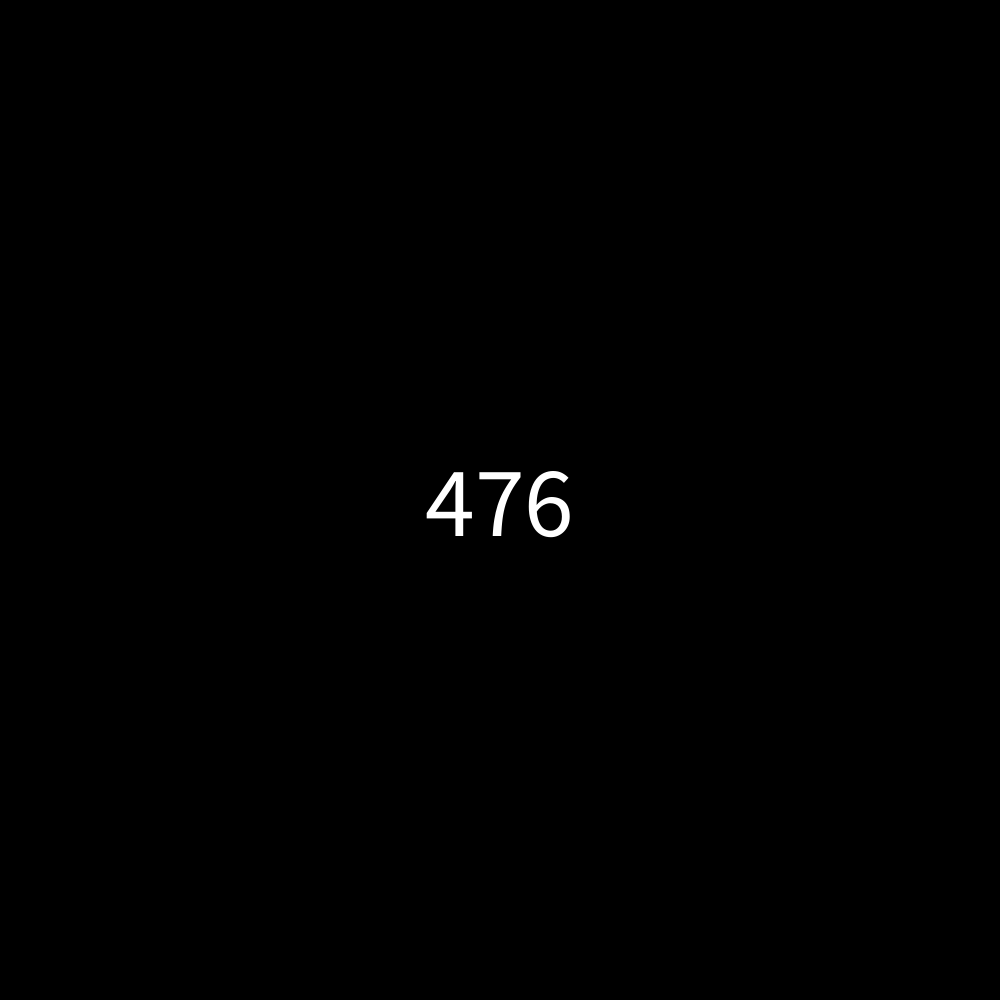
Frame 1 (no input)
Frame 60 (the mouse pressed at the canvas centre just before this capture): blank canvas, image omitted
Frame 120 (the mouse held since frame 60 and released just before this capture): blank canvas, image omitted

The Processing sketch that drew this single still picture (run headless with seeded random() and noise(); from frame 60 on, the mouse is pressed at the canvas centre):

// Processing sketch: simple_thread_example
// ── simple_thread_example.pde

SerialCommunication sc = new SerialCommunication();
volatile PImage blabla;
volatile int  dataschit;

void setup() {
  size(1000, 1000); 
  sc.start();
} 

void draw() {
  background(0);
  // draw stuff here
  fill(255);
  noStroke();
  textAlign(CENTER,CENTER);
  textSize(100);
  text(millis(), width/2, height/2);
}

// ── serialcommunication.pde
class SerialCommunication extends Thread {
  public SerialCommunication() {
    println("init SerialCommunication");
  }

  public void start() {
    super.start();
  }

  public void run() {
    while (true) {
      // do stuff here
      println("forever...");
      delay(1000);
    }
  }
}
